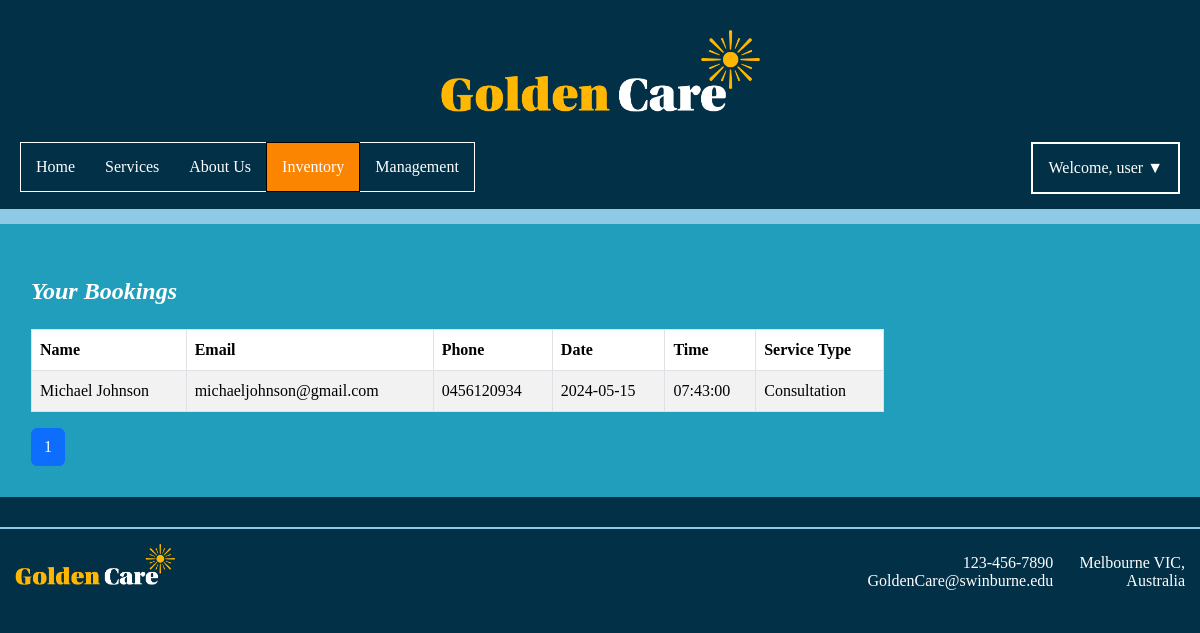
Page /memberbooking.php (signed in) on the committed database.
### tables this page shows
CREATE TABLE `bookings` (
  `id` int(11) NOT NULL,
  `name` varchar(100) NOT NULL,
  `email` varchar(100) NOT NULL,
  `phone` varchar(20) NOT NULL,
  `date` date NOT NULL,
  `time` time NOT NULL,
  `service_type` varchar(50) NOT NULL,
  `username` varchar(245) NOT NULL
);

### memberbooking.php (the view, shortened to what this page needs)
<?php
    require_once("settings.php");
?>
<!DOCTYPE html>
<html lang="en">
<head>
    <link href="https://cdn.jsdelivr.net/npm/bootstrap@5.3.3/dist/css/bootstrap.min.css" rel="stylesheet"
>
	<link type="text/css" rel="stylesheet" href="./style/style.css">
	<link type="text/css" rel="stylesheet" href="./style/second.css">
</head>
<body>
	<div class="page-container management">
		<header>
			<div class="header-content-wrapper">
				<div class="website-title-wrapper">
					<a class="website-title logo" href="./home.html"><img src="./images/Golden_Care_logo_white.png"
							alt="Golden Care"></a>
				</div>
				<div class="navigation-wrapper">
					<nav>
						<div>
							<a href="./index.php" title="Home">
								<button href="./index.php">Home</button>
							</a>
						</div>
						<div>
							<a href="services.php"><button href="./services.php">Services</button></a>
						</div>
						<div class="dropdown">
							<a title="About Us">
								<button>About Us</button>
							</a>
						</div>
						<div  class="current-page">
                            <a href="inventory.php"><button href="./inventory.php">Inventory</button></a>
						</div>
						<div>
							<a href="management.php"><button href="./management.php">Management</button></a>
						</div>
						<div id="signin">
							<?php if (!empty($_SESSION['username'])): ?>
								<div class="user-info-dropdown">
									<button onclick="toggleDropdown()">Welcome, <?php echo htmlspecialchars($_SESSION['username']); ?> ▼</button>
								</div>
							<?php else: ?>
								<a href="login.php" class="nav-link"><button>Sign In / Up</button></a>
							<?php endif; ?>
						</div>
					</nav>
				</div>
			</div>
		</header>
		<main>
			<div class="main-content-wrapper">
				<div class="main-column-1">
                <div class="container mt-5">
                    <h2>Your Bookings</h2>
                        <div class="row">
                            <div class="col">
							<table class="table table-striped table-bordered">
                                    <thead class="thead-light">
                                        <tr>
                                            <th>Name</th>
                                            <th>Email</th>
                                            <th>Phone</th>
                                            <th>Date</th>
                                            <th>Time</th>
                                            <th>Service Type</th>
                                        </tr>
                                    </thead>
                                    <tbody>
                                        <?php
                                        $itemsPerPage = 5;
                                        $page = isset($_GET['page']) ? (int)$_GET['page'] : 1;
                                        $offset = ($page - 1) * $itemsPerPage;
                                        $username = $_SESSION['username'];
                                        $sql = "SELECT id, name, email, phone, date, time, service_type FROM bookings WHERE username = '$username' LIMIT $itemsPerPage OFFSET $offset";
                                        $countSql = "SELECT COUNT(id) AS total FROM bookings WHERE username = '$username'";
                                        $countResult = $conn->query($countSql);
                                        $countRow = $countResult->fetch_assoc();
                                        $totalItems = $countRow['total'];
                                        $totalPages = ceil($totalItems / $itemsPerPage);
                                        $result = $conn->query($sql);
                                        if ($result->num_rows > 0) {
                                            while($row = $result->fetch_assoc()) {
                                                echo "<tr>";
                                                echo "<td>" . htmlspecialchars($row["name"]) . "</td>";
                                                echo "<td>" . $row["email"] . "</td>";
                                                echo "<td>" . $row["phone"] . "</td>";
                                                echo "<td>" . $row["date"] . "</td>";
                                                echo "<td>" . $row["time"] . "</td>";
                                                echo "<td>" . $row["service_type"] . "</td>";
                                                echo "</tr>";
                                            }
                                        } else {
                                            echo "<tr><td colspan='6'>No data available</td></tr>";
                                        }
                                        ?>
                                    </tbody>
                                </table>
                            </div>
                            <div class="row">
                                <div class="col">
                                        <nav>
                                            <ul class="pagination">
                                                <?php for ($i = 1; $i <= $totalPages; $i++): ?>
                                                    <li class="page-item <?php echo $page === $i ? 'active' : ''; ?>">
                                                        <a class="page-link" href="?page=<?php echo $i; ?>"><?php echo $i; ?></a>
                                                    </li>
                                                <?php endfor; ?>
                                            </ul>
                                        </nav>
                                </div>
                            </div>
                        </div>
                    </div>
				</div>
				</div>
			</div>
		<footer>
			<div class="footer-content-wrapper">
				<div class="footer-divider">
				</div>
				<div class="footer-bottom-wrapper">
					<div class="footer-bottom-left-wrapper">
						<a class="footer-title logo" href="./home.html"><img src="./images/Golden_Care_logo_white.png"
								alt="Golden Care"></a>
					</div>
					<div class="footer-bottom-centre-wrapper">
						<p>123-456-7890</p>
						<p>GoldenCare@swinburne.edu</p>
					</div>
					<div class="footer-bottom-right-wrapper">
						<p>Melbourne VIC, Australia</p>
					</div>
				</div>
			</div>
		</footer>
</body>
</html>

### style/style.css (style rules this page uses)
body { margin: 0px; background-color: #023047; }
div.page-container { background-color: #8ecae6; }
header { display: flex; justify-content: center; margin: 0 0 15px 0; background-color: #023047; }
div.header-content-wrapper { display: flex; flex-direction: column; row-gap: 15px; width: 100%; padding: 30px 0 0 0; }
main { display: flex; justify-content: center; margin: 0 0 15px 0; }
div.main-content-wrapper { display: flex; column-gap: 15px; width: 100%; padding: 5px 0 15px 0; background-color: #219ebc; }
footer { display: flex; justify-content: center; background-color: #023047; }
div.footer-content-wrapper { display: flex; flex-direction: column; align-items: center; width: 100%; padding: 15px 0; }
@media screen and (min-width: 1200px) { div.header-content-wrapper, div.main-content-wrapper, div.aside-content-wrapper, div.footer-content-wrapper { width: 1200px; } }
div.website-title-wrapper { align-self: center; }
a.website-title img { width: 20em; vertical-align: revert; }
nav { width: 100%; }
nav div:not(.dropdown-content) { float: left; display: block; text-align: center; text-decoration: none; border-style: solid; border-width: 1px 0 1px 0; border-color: #fff }
nav div:not(.dropdown-content) a { width: 100%; text-decoration: none; }
nav div:not(.dropdown-content) button { width: 100%; padding: 15px; background-color: #023047; border: none; cursor: pointer; }
nav div:not(.dropdown-content):first-of-type { border-style: solid; border-width: 1px 0 1px 1px; }
nav div:not(.dropdown-content):nth-last-of-type(2) { border-style: solid; border-width: 1px 1px 1px 0; }
nav div:not(.dropdown-content):last-of-type { float: right; border-style: solid; border-width: 1px; }
nav div.current-page { background-color: #fb8500; border-style: solid; border-width: 1px; border-color: #000; }
nav div.current-page button { background-color: #fb8500; color: #fff !important; }
div.main-column-1 { width: 75%; padding: 0 0 0 15px; }
p, p input, button, a, td, th, li, .images, h1, h2, h3 { color: #fff; font-family: "Lora", serif !important; }
p, p input, button, a, td, th, li, .images { font-size: 1em; margin: 0; font-style: normal; }
h2 { font-size: 1.5em; margin: 0 0 1em 0; font-weight: bold; font-style: italic; }
div.footer-divider { width: 100%; margin: 0 0 15px 0; border-style: solid; border-width: 1px; border-color: #8ecae6; }
div.footer-bottom-wrapper { display: flex; align-items: end; column-gap: 15px; width: 100%; }
footer p { margin: 0; line-height: normal; }
a.footer-title img { width: 10em; }
div.footer-bottom-wrapper p { color: #fff; }
div.footer-bottom-left-wrapper { width: 100%; margin: 0 0 0 15px; }
div.footer-bottom-centre-wrapper { text-align: right; }
div.footer-bottom-right-wrapper { text-align: right; margin: 0 15px 0 0; }
html { box-sizing: border-box; }
*, *:before, *:after { box-sizing: inherit; }
.container { padding: 0 16px; }
.container::after, .Staff::after { content: ""; clear: both; display: table; }

### style/second.css (style rules this page uses)
.navigation-wrapper { padding: 0 20px; }
#signin .user-info-dropdown { position: relative; display: inline-block; }
header { padding-bottom: 15px; line-height: normal; }

### rows in the picture
bookings: name "Michael Johnson", email "michaeljohnson@gmail.com", phone "0456120934", date "2024-05-15", time "07:43:00", service_type "Consultation"

### other values in the picture
$_SESSION['username'] "user"
